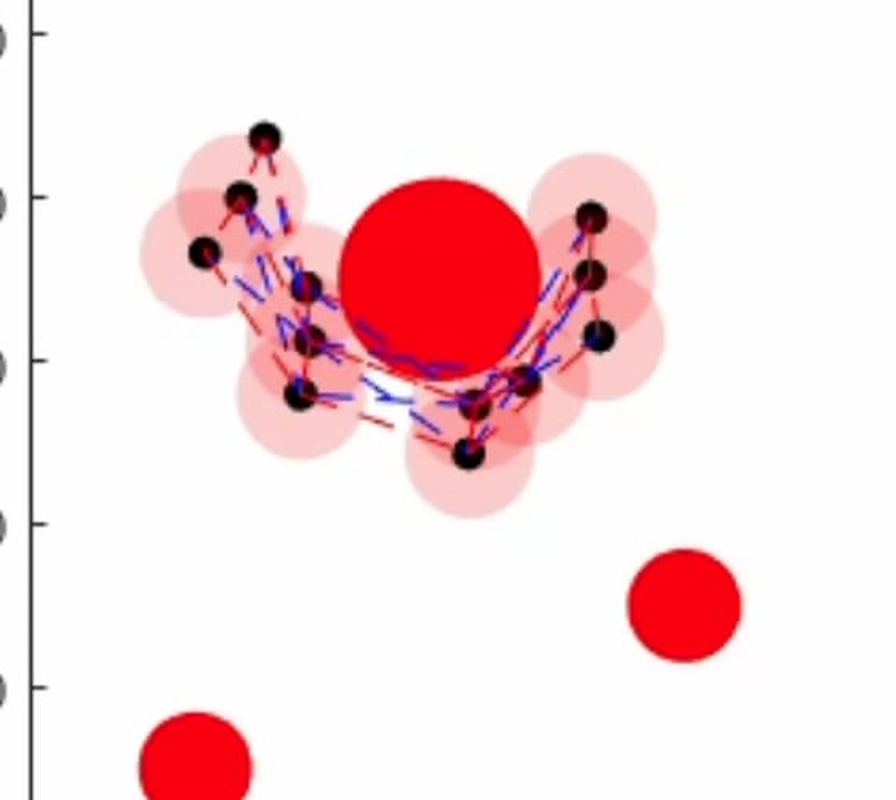
#> input picture figs_extracted/zoom5d.png, 896 x 800 px, given in place of fig5d.png, which was not available
$ python zoom2.py
#> lines starting #> are read from the running program, lines starting #| are printed output that depends on the picture
from PIL import Image
for nm, box, out in [('fig5d', (100, 100, 660, 600), 'zoom5d.png'),
                     ('fig6d', (100, 40, 620, 560), 'zoom6d.png'),
                     ('fig5c', (100, 200, 660, 700), 'zoom5c.png'),
                     ('fig6c', (100, 200, 620, 700), 'zoom6c.png')]:
    im = Image.open('figs_extracted/%s.png' % nm)
#> im is the input picture: PIL image 896x800 RGB; mean R, G, B 247.1, 221.4, 224
    im.crop(box).resize((int((box[2] - box[0]) * 1.6), int((box[3] - box[1]) * 1.6)),
                        Image.LANCZOS).save('figs_extracted/' + out)
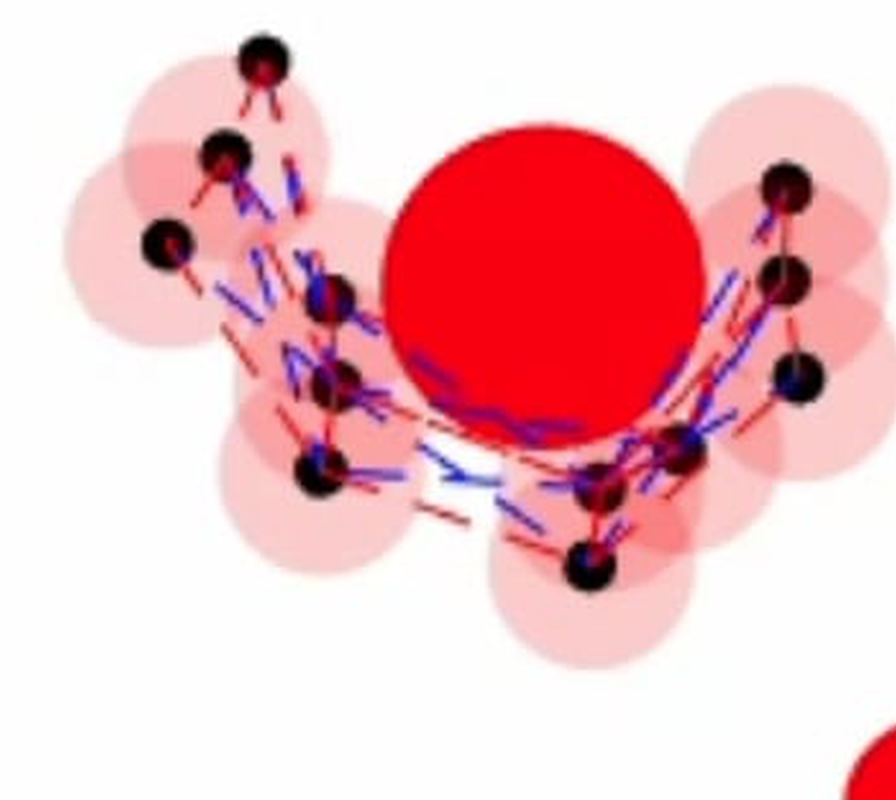
#> saved as zoom5d.png: PIL image 896x800 RGB; mean R, G, B 240.3, 189.8, 195.5
#> pass 2 of the loop `for nm, box, out in [('fig5d', (100, 100, 660, 600), 'zoom5d.png'),`:
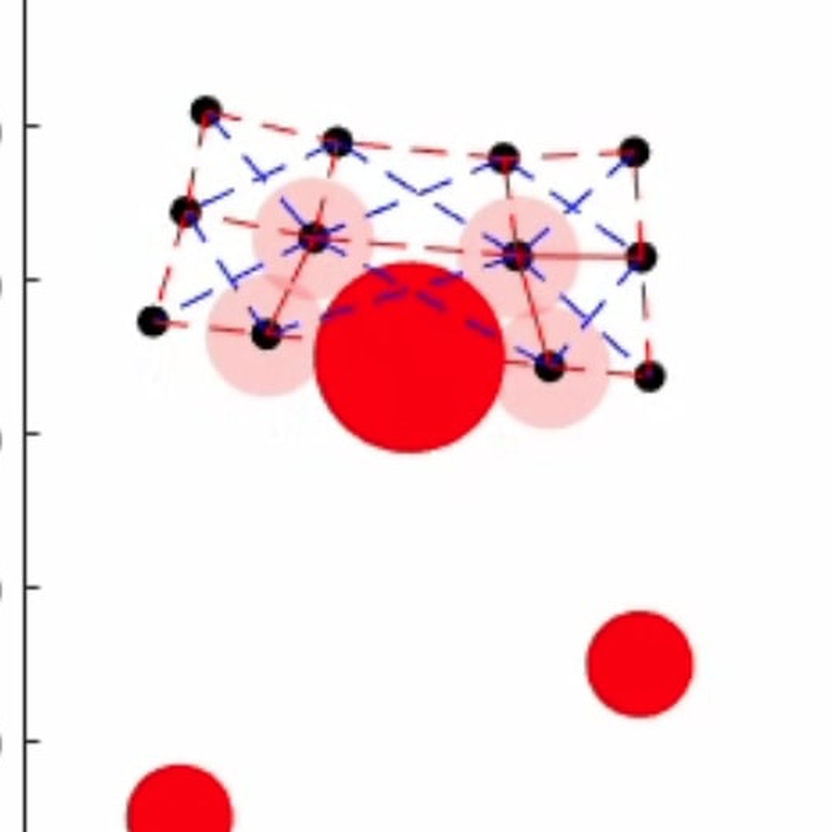
#> input picture figs_extracted/zoom6d.png, 832 x 832 px, given in place of fig6d.png, which was not available
#> im is the input picture: PIL image 832x832 RGB; mean R, G, B 247.2, 227.7, 230.1
#> `im.crop(box).resize((int((box[2] - box[0]) * 1.6), int((box[3] - box[1..`:
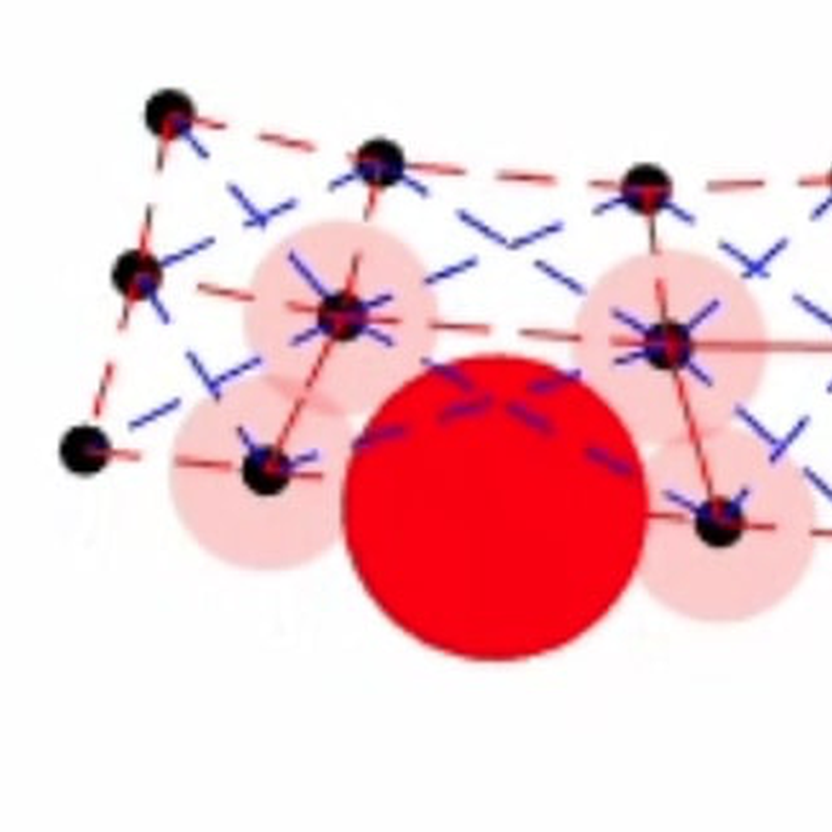
#> saved as zoom6d.png: PIL image 832x832 RGB; mean R, G, B 242.3, 206.3, 211.4
#> (the run stopped early here; a loop or call above may not have finished)
